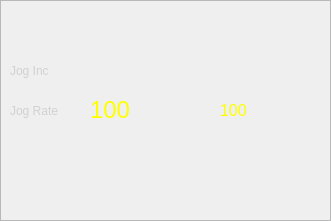
   <widget class="QFrame" name="frame_auto_3">
    <property name="geometry">
     <rect>
      <x>350</x>
      <y>460</y>
      <width>331</width>
      <height>221</height>
     </rect>
    </property>
    <property name="styleSheet">
     <string notr="true">QFrame{
border-image: url(/home/chris/emc-dev/share/qtscreen/images/frame_bg_grey.png) 0 0 0 0 stretch stretch;}</string>
    </property>
    <property name="frameShape">
     <enum>QFrame::StyledPanel</enum>
    </property>
    <property name="frameShadow">
     <enum>QFrame::Raised</enum>
    </property>
    <widget class="StatusLabel" name="StatusLabel_3">
     <property name="geometry">
      <rect>
       <x>220</x>
       <y>50</y>
       <width>101</width>
       <height>41</height>
      </rect>
     </property>
     <property name="textTemplate" stdset="0">
      <string>&lt;html&gt;&lt;head/&gt;&lt;body&gt;&lt;p&gt;&lt;span style=&quot; font-size:12pt; color:#ffff00;&quot;&gt;%s&lt;/span&gt;&lt;/p&gt;&lt;/body&gt;&lt;/html&gt;</string>
     </property>
     <property name="jogincr_status" stdset="0">
      <bool>false</bool>
     </property>
     <property name="joginct_angle_status" stdset="0">
      <bool>true</bool>
     </property>
    </widget>
    <widget class="StatusLabel" name="StatusLabel_2">
     <property name="geometry">
      <rect>
       <x>80</x>
       <y>50</y>
       <width>131</width>
       <height>41</height>
      </rect>
     </property>
     <property name="textTemplate" stdset="0">
      <string>&lt;html&gt;&lt;head/&gt;&lt;body&gt;&lt;p&gt;&lt;span style=&quot; font-size:18pt; color:#ffff00;&quot;&gt;%s&lt;/span&gt;&lt;/p&gt;&lt;/body&gt;&lt;/html&gt;</string>
     </property>
     <property name="jogincr_status" stdset="0">
      <bool>true</bool>
     </property>
    </widget>
    <widget class="QLabel" name="label_14">
     <property name="geometry">
      <rect>
       <x>10</x>
       <y>60</y>
       <width>61</width>
       <height>22</height>
      </rect>
     </property>
     <property name="text">
      <string>&lt;html&gt;&lt;head/&gt;&lt;body&gt;&lt;p&gt;&lt;span style=&quot; color:#d1d1d1;&quot;&gt;Jog Inc&lt;/span&gt;&lt;/p&gt;&lt;/body&gt;&lt;/html&gt;</string>
     </property>
    </widget>
    <widget class="StatusLabel" name="state_label_5">
     <property name="geometry">
      <rect>
       <x>90</x>
       <y>90</y>
       <width>61</width>
       <height>41</height>
      </rect>
     </property>
     <property name="text">
      <string>&lt;html&gt;&lt;head/&gt;&lt;body&gt;&lt;p&gt;&lt;span style=&quot; font-size:18pt; color:#ffff00;&quot;&gt;100&lt;/span&gt;&lt;/p&gt;&lt;/body&gt;&lt;/html&gt;</string>
     </property>
     <property name="textFormat">
      <enum>Qt::RichText</enum>
     </property>
     <property name="textTemplate" stdset="0">
      <string>&lt;html&gt;&lt;head/&gt;&lt;body&gt;&lt;p&gt;&lt;span style=&quot; font-size:18pt; color:#ffff00;&quot;&gt;%2.f&lt;/span&gt;&lt;/p&gt;&lt;/body&gt;&lt;/html&gt;</string>
     </property>
     <property name="feed_override_status" stdset="0">
      <bool>false</bool>
     </property>
     <property name="spindle_override_status" stdset="0">
      <bool>false</bool>
     </property>
     <property name="jograte_status" stdset="0">
      <bool>true</bool>
     </property>
     <property name="tool_number_status" stdset="0">
      <bool>false</bool>
     </property>
    </widget>
    <widget class="QLabel" name="label_13">
     <property name="geometry">
      <rect>
       <x>10</x>
       <y>100</y>
       <width>72</width>
       <height>22</height>
      </rect>
     </property>
     <property name="text">
      <string>&lt;html&gt;&lt;head/&gt;&lt;body&gt;&lt;p&gt;&lt;span style=&quot; color:#d1d1d1;;&quot;&gt;Jog Rate&lt;/span&gt;&lt;/p&gt;&lt;/body&gt;&lt;/html&gt;</string>
     </property>
    </widget>
    <widget class="StatusLabel" name="state_label_11">
     <property name="geometry">
      <rect>
       <x>220</x>
       <y>90</y>
       <width>91</width>
       <height>41</height>
      </rect>
     </property>
     <property name="text">
      <string>&lt;html&gt;&lt;head/&gt;&lt;body&gt;&lt;p&gt;&lt;span style=&quot; font-size:12pt; color:#ffff00;&quot;&gt;100&lt;/span&gt;&lt;/p&gt;&lt;/body&gt;&lt;/html&gt;</string>
     </property>
     <property name="textFormat">
      <enum>Qt::RichText</enum>
     </property>
     <property name="textTemplate" stdset="0">
      <string>&lt;html&gt;&lt;head/&gt;&lt;body&gt;&lt;p&gt;&lt;span style=&quot; font-size:12pt; color:#ffff00;&quot;&gt;%2.f&lt;/span&gt;&lt;/p&gt;&lt;/body&gt;&lt;/html&gt;</string>
     </property>
     <property name="feed_override_status" stdset="0">
      <bool>false</bool>
     </property>
     <property name="spindle_override_status" stdset="0">
      <bool>false</bool>
     </property>
     <property name="jograte_status" stdset="0">
      <bool>false</bool>
     </property>
     <property name="jograte_angular_status" stdset="0">
      <bool>true</bool>
     </property>
     <property name="tool_number_status" stdset="0">
      <bool>false</bool>
     </property>
    </widget>
   </widget>
